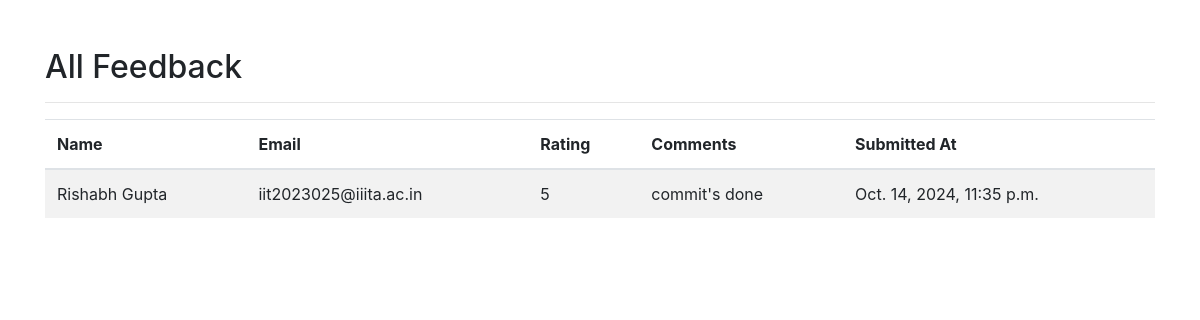
The app's page /feedback/view/ (signed in) with its own data.
### feedback/models.py (models this page shows, shortened)
class Feedback(models.Model):
    user = models.ForeignKey(User, on_delete=models.CASCADE, null=True)
    name = models.CharField(max_length=100)
    email = models.EmailField()
    rating = models.IntegerField(choices=[(i, i) for i in range(1, 6)])
    comments = models.TextField()
    submitted_at = models.DateTimeField(auto_now_add=True)

### feedback/views.py (the view)
# urls.py: path('view/', view_feedback, name='view_feedback'),
def view_feedback(request):
    if request.user.is_superuser:
        feedback_list = Feedback.objects.all().order_by('-submitted_at')
    else:
        feedback_list = Feedback.objects.filter(user=request.user).order_by('-submitted_at')
    return render(request, 'feedback/view_feedback.html', {'feedback_list': feedback_list})

### templates/feedback/view_feedback.html (shortened to what this page needs)
<!DOCTYPE html>
<html>
<head>
    <link rel="stylesheet" href="https://stackpath.bootstrapcdn.com/bootstrap/4.5.2/css/bootstrap.min.css">
</head>
<body>
    <div class="container mt-5">
        <h2>All Feedback</h2>
        <hr>
        <table class="table table-striped">
            <thead>
                <tr>
                    <th>Name</th>
                    <th>Email</th>
                    <th>Rating</th>
                    <th>Comments</th>
                    <th>Submitted At</th>
                </tr>
            </thead>
            <tbody>
                {% for feedback in feedback_list %}
                    <tr>
                        <td>{{ feedback.name }}</td>
                        <td>{{ feedback.email }}</td>
                        <td>{{ feedback.rating }}</td>
                        <td>{{ feedback.comments }}</td>
                        <td>{{ feedback.submitted_at }}</td>
                    </tr>
                {% empty %}
                    <tr>
                        <td colspan="5">No feedback submitted yet.</td>
                    </tr>
                {% endfor %}
            </tbody>
        </table>
    </div>
</body>
</html>

### records on screen
Feedback: name "Rishabh Gupta", email "iit2023025@iiita.ac.in", rating "5", comments "commit's done", submitted_at "Oct. 14, 2024, 11:35 p.m."
